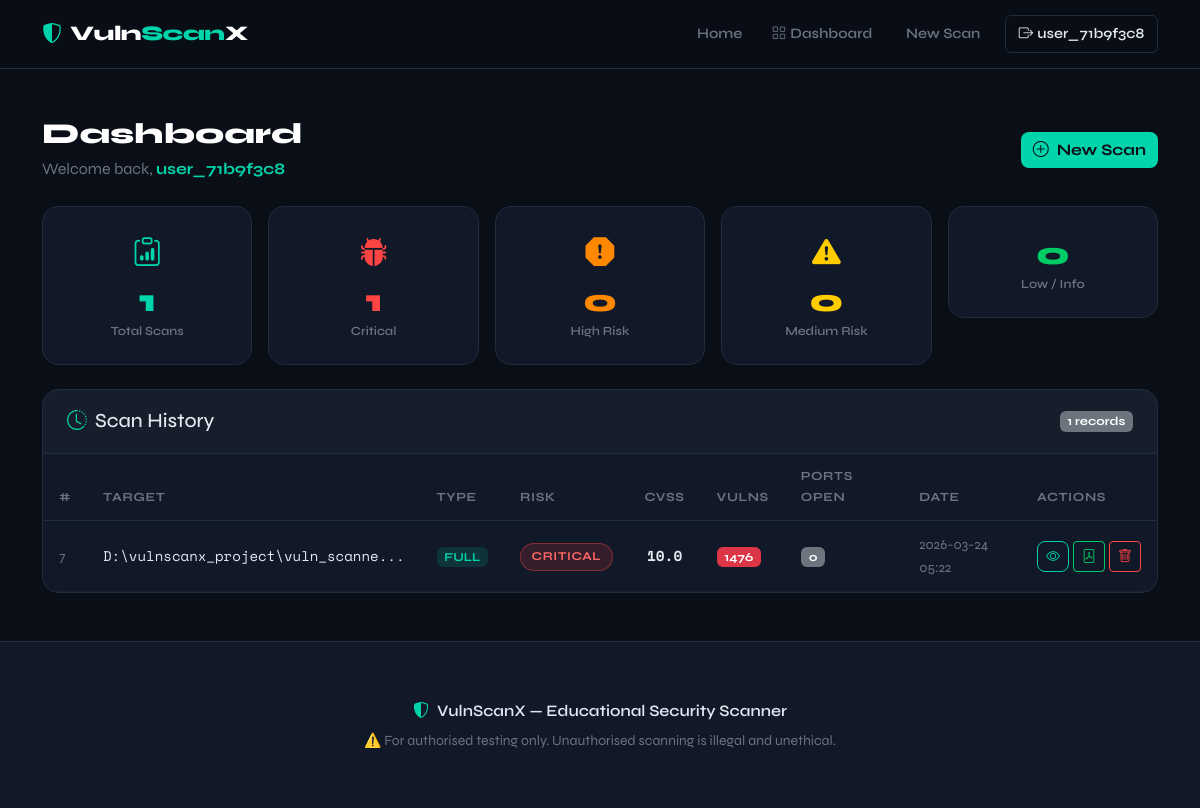
/dashboard (signed in), run on the app's committed database.
### app.py (models this page shows)
class User(UserMixin, db.Model):
    __tablename__ = 'users'
    id         = db.Column(db.Integer, primary_key=True)
    username   = db.Column(db.String(80),  unique=True, nullable=False)
    email      = db.Column(db.String(120), unique=True, nullable=False)
    password   = db.Column(db.String(200), nullable=False)
    created_at = db.Column(db.DateTime, default=datetime.utcnow)
    scans      = db.relationship('ScanResult', backref='owner', lazy=True)

class ScanResult(db.Model):
    __tablename__ = 'scan_results'
    id              = db.Column(db.Integer, primary_key=True)
    target          = db.Column(db.String(255), nullable=False)
    scan_type       = db.Column(db.String(20))            # port | web | full
    risk_level      = db.Column(db.String(20))            # Low / Medium / High / Critical
    cvss_score      = db.Column(db.Float, default=0.0)
    open_ports      = db.Column(db.Text, default='[]')    # JSON list
    vulnerabilities = db.Column(db.Text, default='[]')    # JSON list
    malware_findings = db.Column(db.Text, default='[]')   # JSON list
    malware_summary  = db.Column(db.Text, default='{}')   # JSON dict
    headers_info    = db.Column(db.Text, default='{}')    # JSON dict
    report_path     = db.Column(db.String(255))
    created_at      = db.Column(db.DateTime, default=datetime.utcnow)
    user_id         = db.Column(db.Integer, db.ForeignKey('users.id'), nullable=False)

### app.py (the view)
@app.route('/dashboard')
@login_required
def dashboard():
    scans  = ScanResult.query.filter_by(user_id=current_user.id)\
                             .order_by(ScanResult.created_at.desc()).all()
    totals = dict(
        total    = len(scans),
        critical = sum(1 for s in scans if s.risk_level == 'Critical'),
        high     = sum(1 for s in scans if s.risk_level == 'High'),
        medium   = sum(1 for s in scans if s.risk_level == 'Medium'),
        low      = sum(1 for s in scans if s.risk_level in ('Low', 'Info')),
    )
    return render_template('dashboard.html', scans=scans, **totals)

### app.py (called while the page is built)
@app.template_filter('fromjson')
def fromjson_filter(s):
    try:   return _json.loads(s)
    except: return []

@login_manager.user_loader
def load_user(user_id):
    return User.query.get(int(user_id))

### templates/dashboard.html (shortened to what this page needs)
{% extends "base.html" %}
{% block content %}
<section class="dashboard-section py-5">
  <div class="container">
    <div class="d-flex justify-content-between align-items-center mb-4 flex-wrap gap-3">
      <div>
        <h1 class="page-title mb-1">Dashboard</h1>
        <p class="text-muted mb-0">Welcome back, <span class="accent fw-bold">{{ current_user.username }}</span></p>
      </div>
      <a href="{{ url_for('scan') }}" class="btn btn-accent">
        <i class="bi bi-plus-circle me-2"></i>New Scan
      </a>
    </div>
    <div class="row g-3 mb-4">
      {% set stats = [
        ('Total Scans',  total,    'bi-clipboard-data',  '#00d4aa'),
        ('Critical',     critical, 'bi-bug-fill',        '#ff4444'),
        ('High Risk',    high,     'bi-exclamation-octagon-fill', '#ff8800'),
        ('Medium Risk',  medium,   'bi-exclamation-triangle-fill','#ffcc00'),
        ('Low / Info',   low,      'bi-shield-check-fill','#00cc66'),
      ] %}
      {% for label, val, icon, color in stats %}
      <div class="col-6 col-lg">
        <div class="stat-card">
          <i class="bi {{ icon }} stat-icon" style="color:{{ color }}"></i>
          <div class="stat-val" style="color:{{ color }}">{{ val }}</div>
          <div class="stat-label">{{ label }}</div>
        </div>
      </div>
      {% endfor %}
    </div>
    <div class="dash-card">
      <div class="dash-card-header d-flex justify-content-between align-items-center">
        <h5 class="mb-0"><i class="bi bi-clock-history me-2 accent"></i>Scan History</h5>
        <span class="badge bg-secondary">{{ scans|length }} records</span>
      </div>
      {% if scans %}
      <div class="table-responsive">
        <table class="table table-hover align-middle mb-0" id="scanTable">
          <thead>
            <tr>
              <th>#</th>
              <th>Target</th>
              <th>Type</th>
              <th>Risk</th>
              <th>CVSS</th>
              <th>Vulns</th>
              <th>Ports Open</th>
              <th>Date</th>
              <th>Actions</th>
            </tr>
          </thead>
          <tbody>
            {% for scan in scans %}
              {% set vulns = scan.vulnerabilities | tojson | fromjson %}
              {% set malware = scan.malware_findings | tojson | fromjson %}
              {% set total_findings = vulns|length + malware|length %}
              {% set ports = scan.open_ports | tojson | fromjson %}
              {% set open_count = ports | selectattr('state', 'eq', 'open') | list | length %}
            <tr>
              <td class="text-muted small">{{ scan.id }}</td>
              <td>
                <span class="font-mono small">{{ scan.target | truncate(35) }}</span>
              </td>
              <td><span class="badge badge-type-{{ scan.scan_type }}">{{ scan.scan_type | upper }}</span></td>
              <td>
                <span class="risk-badge risk-{{ scan.risk_level | lower }}">
                  {{ scan.risk_level }}
                </span>
              </td>
              <td>
                <div class="cvss-pill">
                  <span class="cvss-val">{{ scan.cvss_score }}</span>
                </div>
              </td>
              <td>
                <span class="badge {% if total_findings > 0 %}bg-danger{% else %}bg-success{% endif %}">
                  {{ total_findings }}
                </span>
              </td>
              <td>
                <span class="badge {% if open_count > 0 %}bg-warning text-dark{% else %}bg-secondary{% endif %}">
                  {{ open_count }}
                </span>
              </td>
              <td class="text-muted small">{{ scan.created_at.strftime('%Y-%m-%d %H:%M') }}</td>
              <td>
                <div class="d-flex gap-1">
                  <a href="{{ url_for('results', record_id=scan.id) }}" class="btn btn-sm btn-outline-accent" title="View Results">
                    <i class="bi bi-eye"></i>
                  </a>
                  {% if scan.report_path %}
                  <a href="{{ url_for('report', record_id=scan.id) }}" class="btn btn-sm btn-outline-success" title="Download PDF">
                    <i class="bi bi-file-pdf"></i>
                  </a>
                  {% endif %}
                  <form method="POST" action="{{ url_for('delete_scan', record_id=scan.id) }}"
                        onsubmit="return confirm('Delete this scan record?')" class="d-inline">
                    <button type="submit" class="btn btn-sm btn-outline-danger" title="Delete">
                      <i class="bi bi-trash"></i>
                    </button>
                  </form>
                </div>
              </td>
            </tr>
            {% endfor %}
          </tbody>
        </table>
      </div>
      {% endif %}
    </div>
  </div>
</section>
{% endblock %}

### templates/base.html (shortened to what this page needs)
<!DOCTYPE html>
<html lang="en">
<head>
  <link href="https://cdn.jsdelivr.net/npm/bootstrap@5.3.0/dist/css/bootstrap.min.css" rel="stylesheet"/>
  <link href="https://cdn.jsdelivr.net/npm/bootstrap-icons@1.10.0/font/bootstrap-icons.css" rel="stylesheet"/>
  <link rel="stylesheet" href="{{ url_for('static', filename='css/style.css') }}"/>
</head>
<body>
<nav class="navbar navbar-expand-lg sticky-top" id="mainNav">
  <div class="container">
    <a class="navbar-brand" href="{{ url_for('index') }}">
      <i class="bi bi-shield-shaded me-2 accent"></i><span class="brand-text">Vuln<span class="accent">Scan</span>X</span>
    </a>
    <div class="collapse navbar-collapse" id="navMenu">
      <ul class="navbar-nav ms-auto align-items-lg-center gap-1">
        <li class="nav-item"><a class="nav-link" href="{{ url_for('index') }}">Home</a></li>
        {% if current_user.is_authenticated %}
          <li class="nav-item"><a class="nav-link" href="{{ url_for('dashboard') }}"><i class="bi bi-grid me-1"></i>Dashboard</a></li>
          <li class="nav-item"><a class="nav-link" href="{{ url_for('scan') }}">New Scan</a></li>
          <li class="nav-item ms-2"><a class="nav-link btn-outline-nav" href="{{ url_for('logout') }}"><i class="bi bi-box-arrow-right me-1"></i>{{ current_user.username }}</a></li>
        {% else %}
          <li class="nav-item"><a class="nav-link" href="{{ url_for('login') }}">Login</a></li>
          <li class="nav-item ms-2"><a class="nav-link btn-primary-nav" href="{{ url_for('register') }}">Get Started</a></li>
        {% endif %}
      </ul>
    </div>
  </div>
</nav>
<main>{% block content %}{% endblock %}</main>
<footer class="site-footer mt-auto">
  <div class="container text-center py-4">
    <p class="mb-1 fw-semibold"><i class="bi bi-shield-shaded accent me-2"></i>VulnScanX &mdash; Educational Security Scanner</p>
    <p class="text-muted small mb-0">⚠️ For authorised testing only. Unauthorised scanning is illegal and unethical.</p>
  </div>
</footer>
</body>
</html>

### static/css/style.css (style rules this page uses)
:root { --c-bg: #0a0e17; --c-surface: #111827; --c-surface2: #1a2332; --c-border: #1f2d3d; --c-accent: #00d4aa; --c-accent2: #0099ff; --c-red: #ff4444; --c-orange: #ff8800; --c-yellow: #ffcc00; --c-green: #00cc66; --c-purple: #cc88ff; --c-text: #e2e8f0; --c-muted: #6b7280; --c-white: #ffffff; --radius: 10px; --radius-lg: 16px; --shadow: 0 4px 24px rgba(0,0,0,.5); --shadow-acc: 0 0 24px rgba(0,212,170,.15); --font-body: 'Syne', sans-serif; --font-mono: 'Space Mono', monospace; }
*,*::before,*::after { box-sizing:border-box }
html { scroll-behavior:smooth }
body { background-color: var(--c-bg); color: var(--c-text); font-family: var(--font-body); line-height: 1.65; min-height: 100vh; display: flex; flex-direction: column; }
main { flex: 1 }
a { color:var(--c-accent); text-decoration:none }
.accent { color:var(--c-accent)!important }
.font-mono { font-family:var(--font-mono); font-size:.88em }
#mainNav { background: rgba(10,14,23,.92); border-bottom: 1px solid var(--c-border); backdrop-filter: blur(16px); padding: .75rem 0; }
.brand-text { font-weight:800; font-size:1.3rem; color:var(--c-white); letter-spacing:-.5px }
.nav-link { color: var(--c-muted)!important; font-size:.9rem; font-weight:600; padding:.4rem .8rem!important; border-radius:6px; transition: color .2s, background .2s; }
.btn-outline-nav { border:1px solid var(--c-border)!important; color:var(--c-text)!important }
.btn-accent { background:var(--c-accent); color:var(--c-bg); font-weight:700; border:none; border-radius:8px; transition:all .2s; }
.btn-outline-accent { background:transparent; color:var(--c-accent); border:1.5px solid var(--c-accent); font-weight:700; border-radius:8px; transition:all .2s; }
.btn-outline-success { border-color:var(--c-green); color:var(--c-green) }
.btn-outline-danger { border-color:var(--c-red); color:var(--c-red) }
.dashboard-section { background:var(--c-bg) }
.page-title { font-size:1.8rem; font-weight:800; color:var(--c-white) }
.stat-card { background:var(--c-surface); border:1px solid var(--c-border); border-radius:var(--radius-lg); padding:1.4rem 1rem; text-align:center; transition:border-color .2s, transform .2s; }
.stat-icon { font-size:1.8rem; display:block; margin-bottom:.5rem }
.stat-val { font-size:2rem; font-weight:800; line-height:1 }
.stat-label { font-size:.78rem; color:var(--c-muted); font-weight:600; margin-top:4px }
.dash-card { background:var(--c-surface); border:1px solid var(--c-border); border-radius:var(--radius-lg); overflow:hidden }
.dash-card-header { padding:1.2rem 1.5rem; border-bottom:1px solid var(--c-border); background:rgba(255,255,255,.02) }
.table { --bs-table-bg:transparent; --bs-table-hover-bg:rgba(0,212,170,.04) }
.table th { color:var(--c-muted); font-size:.78rem; font-weight:700; text-transform:uppercase; letter-spacing:.05em; border-bottom:1px solid var(--c-border); padding:.8rem 1rem }
.table td { color:var(--c-text); border-bottom:1px solid rgba(31,45,61,.5); padding:.75rem 1rem; vertical-align:middle }
.risk-badge { display:inline-block; padding:.2rem .65rem; border-radius:100px; font-size:.75rem; font-weight:700; text-transform:uppercase; letter-spacing:.05em; }
.risk-critical { background:rgba(255,68,68,.15); color:#ff6666; border:1px solid rgba(255,68,68,.4) }
.badge-type-full { background:rgba(0,212,170,.15); color:var(--c-accent) }
.badge { font-size:.75rem }
.cvss-pill { display:flex; align-items:center; justify-content:center }
.cvss-val { font-family:var(--font-mono); font-weight:700; font-size:.9rem; color:var(--c-text) }
.site-footer { background:var(--c-surface); border-top:1px solid var(--c-border); padding:2rem 0; margin-top:3rem }
.text-muted { color:var(--c-muted)!important }

### data on the page
User: username "user_71b9f3c8"
ScanResult: id "7", target "D:\\vulnscanx_project\\vuln_scanne...", scan_type "FULL", risk_level "CRITICAL", cvss_score "10.0", total_findings "1476", open_count "0", created_at "2026-03-24 05:22"

### other printed values
{{ val }} "1" "1" "0" "0" "0"
{{ label }} "Total Scans" "Critical" "High Risk" "Medium Risk" "Low / Info"
{{ scans|length }} "1"
